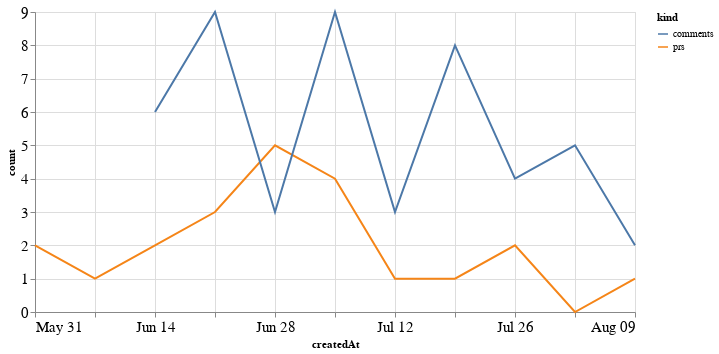

Write notebook code for a chart like this one.
### Code cell
alt.Chart(total_time, width=600).mark_line().encode(
    x='createdAt',
    y='count',
    color='kind'
)

### Figure 1 — Vega-Lite specification as saved in the notebook (floating-point values rounded to 4 significant figures)
{"config": {"axisLeft": {"labelFontSize": 15}, "axisBottom": {"labelFontSize": 15}}, "data": {"name": "data-0122836ace658f555b335bcc7884f017"}, "mark": "line", "encoding": {"color": {"type": "nominal", "field": "kind"}, "x": {"type": "temporal", "field": "createdAt"}, "y": {"type": "quantitative", "field": "count"}}, "width": 600, "$schema": "https://vega.github.io/schema/vega-lite/v4.8.1.json", "datasets": {"data-0122836ace658f555b335bcc7884f017": [{"createdAt": "2020-05-31T00:00:00", "kind": "prs", "count": 2.0}, {"createdAt": "2020-06-07T00:00:00", "kind": "prs", "count": 1.0}, {"createdAt": "2020-06-14T00:00:00", "kind": "prs", "count": 2.0}, {"createdAt": "2020-06-21T00:00:00", "kind": "prs", "count": 3.0}, {"createdAt": "2020-06-28T00:00:00", "kind": "prs", "count": 5.0}, {"createdAt": "2020-07-05T00:00:00", "kind": "prs", "count": 4.0}, {"createdAt": "2020-07-12T00:00:00", "kind": "prs", "count": 1.0}, {"createdAt": "2020-07-19T00:00:00", "kind": "prs", "count": 1.0}, {"createdAt": "2020-07-26T00:00:00", "kind": "prs", "count": 2.0}, {"createdAt": "2020-08-02T00:00:00", "kind": "prs", "count": 0.0}, {"createdAt": "2020-08-09T00:00:00", "kind": "prs", "count": 1.0}, {"createdAt": "2020-05-31T00:00:00", "kind": "comments", "count": null}, {"createdAt": "2020-06-07T00:00:00", "kind": "comments", "count": null}, {"createdAt": "2020-06-14T00:00:00", "kind": "comments", "count": 6.0}, {"createdAt": "2020-06-21T00:00:00", "kind": "comments", "count": 9.0}, {"createdAt": "2020-06-28T00:00:00", "kind": "comments", "count": 3.0}, {"createdAt": "2020-07-05T00:00:00", "kind": "comments", "count": 9.0}, {"createdAt": "2020-07-12T00:00:00", "kind": "comments", "count": 3.0}, {"createdAt": "2020-07-19T00:00:00", "kind": "comments", "count": 8.0}, {"createdAt": "2020-07-26T00:00:00", "kind": "comments", "count": 4.0}, {"createdAt": "2020-08-02T00:00:00", "kind": "comments", "count": 5.0}, {"createdAt": "2020-08-09T00:00:00", "kind": "comments", "count": 2.0}]}}
